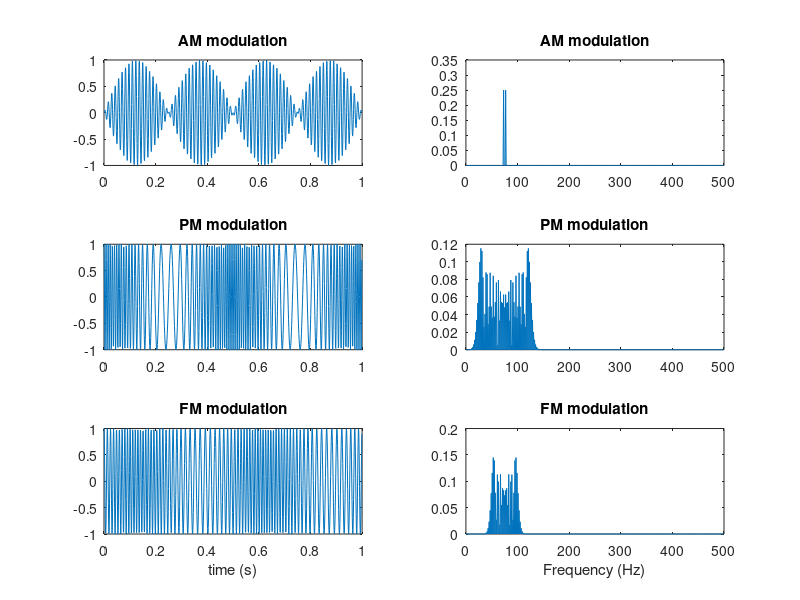

The MATLAB source for this figure:
% This file is a Matlab script generates a carrier, modulator, PM, FM
% signals and plots them in time domain as well as frequency domain. It is
% a good basic introduction ecercise  for signal processing. 
%
% This program is free software; you can redistribute it and/or modify
% it under the terms of the GNU General Public License as published by
% the Free Software Foundation; either version 2, or (at your option)
% any later version.
%
% This program is distributed in the hope that it will be useful,
% but WITHOUT ANY WARRANTY; without even the implied warranty of
% MERCHANTABILITY or FITNESS FOR A PARTICULAR PURPOSE.  See the
% GNU General Public License for more details.

 %Time specifications:
Fs = 1000;                             % Sampling Frequency (samples per second)
Ts = 1/Fs;                            % Sampling Period (seconds per sample)

L=1000;                                % Time vector lenght (total samples)
t = [0:L-1]*Ts;                       % Time vector

%Signals                   
Fcarrier = 75; Ac = 1; carrier = Ac * sin(2*pi*Fcarrier*t);
Fmodulator = 2; Am = 1; modulator = Am * sin(2*pi*Fmodulator*t);

%Amplitude modulation
AM = carrier .* modulator;
                      
%Phase modulation
P_deviation =25;
PM = Ac * cos(2*pi*Fcarrier*t + P_deviation*modulator);                         % Realistic model
%PM = pmmod(modulator, Fcarrier, Fs, P_deviation);                               %Matlab function

%Frequency modulation
Kf = 25;                                                                         % Modulator sensitivity
F_delta = Kf * Am;                                                               % Peak deviation
FM= Ac * cos(2*pi*(Fcarrier*t+F_delta*cumtrapz(t,modulator)));                  % Realistic model
%FM = Ac * cos(2*pi*Fcarrier*t + F_delta/Fmodulator * sin(2*pi*Fmodulator*t));   % Sinusoidal continuous wave aproximation
%FM = fmmod(modulator,Fcarrier, Fs, F_delta);                                    % Matlab function

%Time domain plots
subplot(3,2,1); plot(t, AM); title('AM modulation');
subplot(3,2,3); plot(t, PM); title('PM modulation');
subplot(3,2,5); plot(t, FM); title('FM modulation');xlabel('time (s)');

%Frequency domain
freq_vector=Fs/L*[0:L/2-1];

%Magnitude of Fourier transform
abs_AM=abs(fft(AM)/L);
abs_PM=abs(fft(PM)/L);
abs_FM=abs(fft(FM)/L);

%Positives frequencies discrimination
AM_spectrum=abs_AM(1:L/2); 
PM_spectrum=abs_PM(1:L/2); 
FM_spectrum=abs_FM(1:L/2);

%Freq domain plotting   
subplot(3,2,2); plot(freq_vector,AM_spectrum); title('AM modulation');
subplot(3,2,4); plot(freq_vector,PM_spectrum); title('PM modulation');
subplot(3,2,6); plot(freq_vector,FM_spectrum); title('FM modulation');xlabel('Frequency (Hz)');
